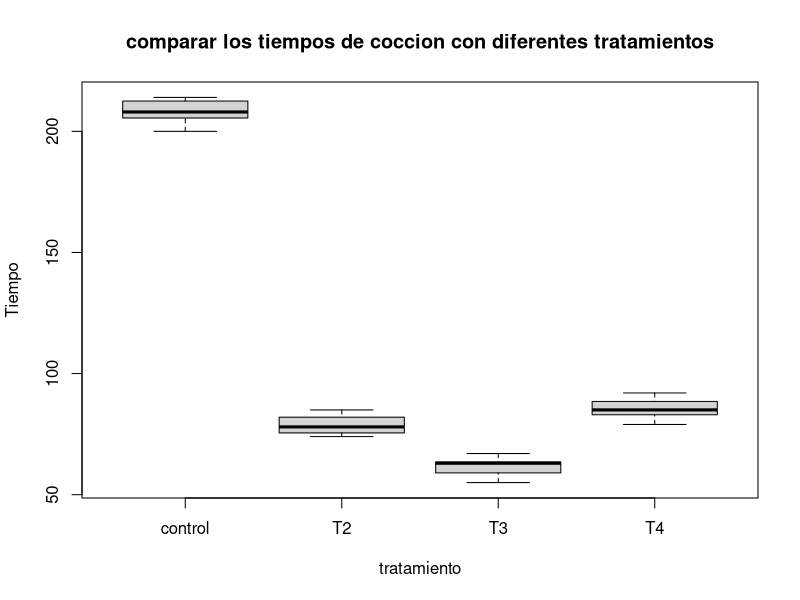
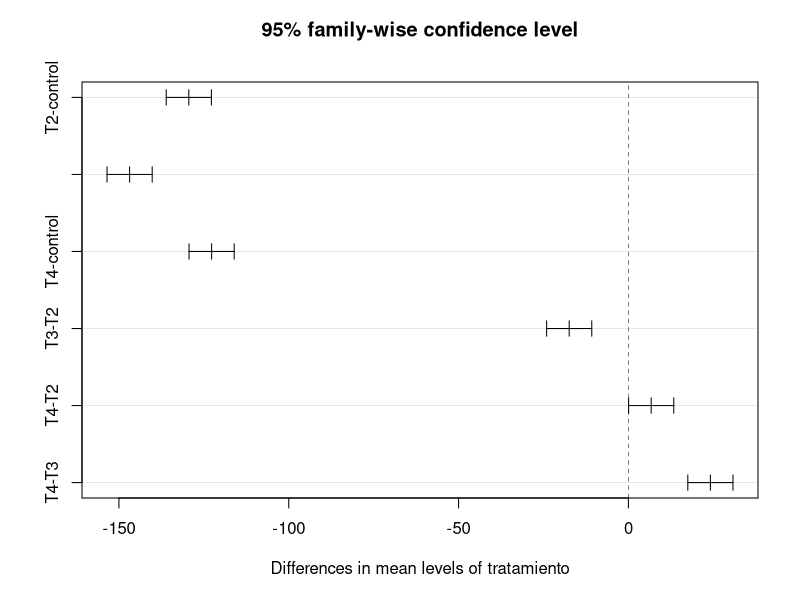
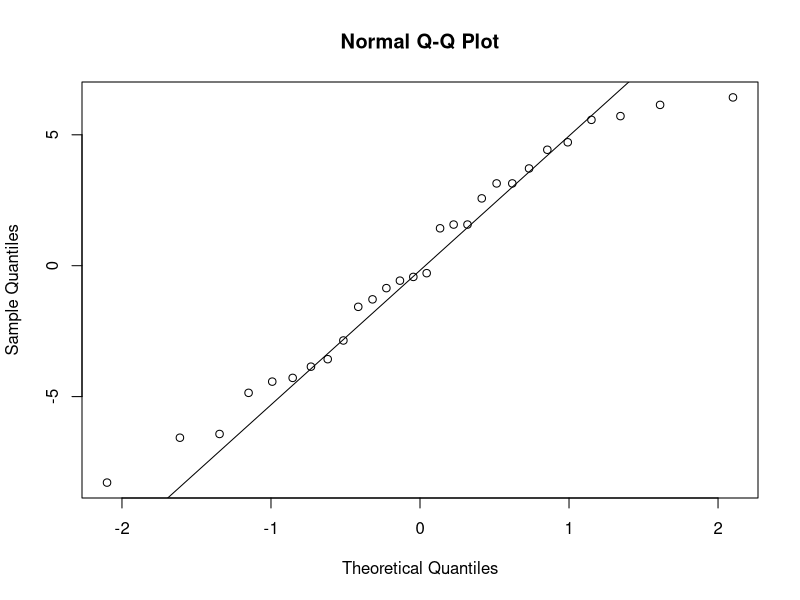
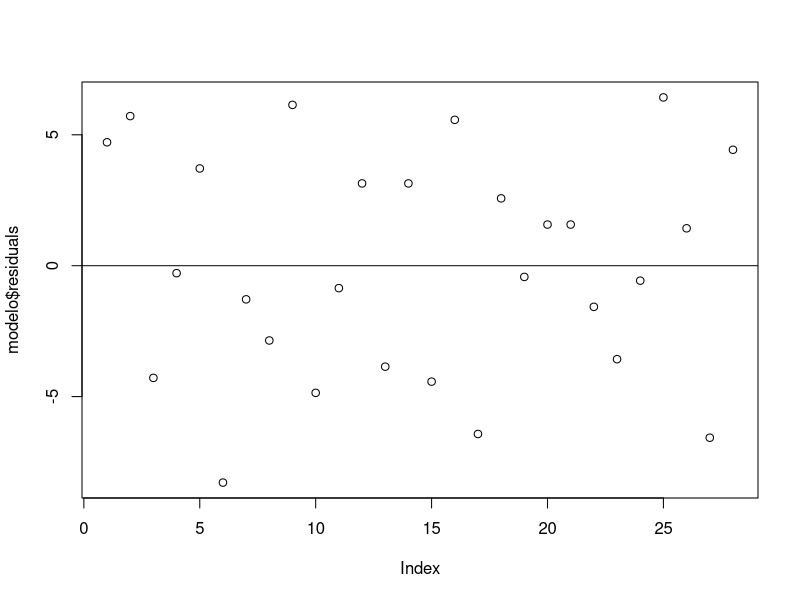
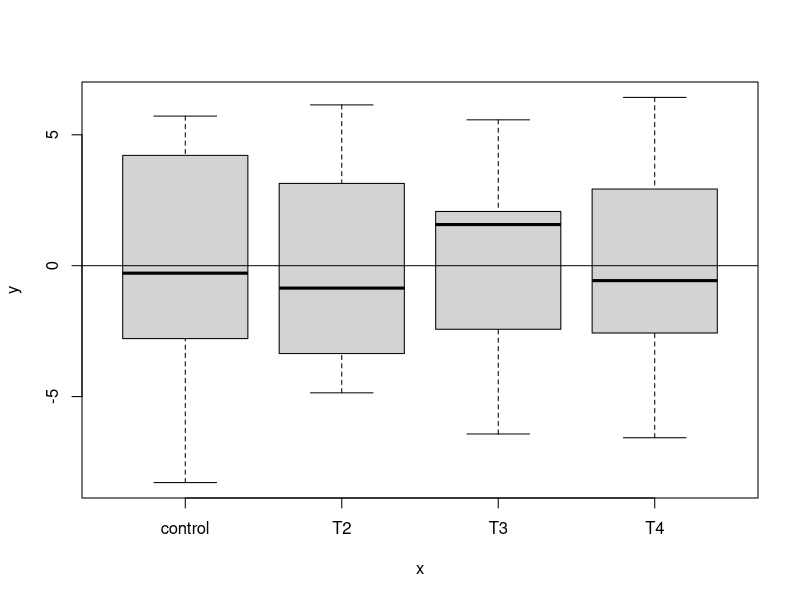
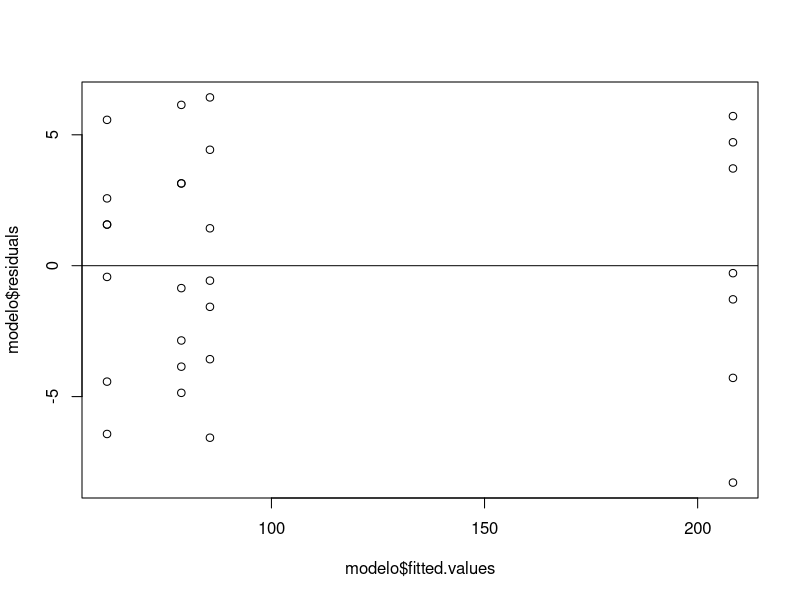

The R script that drew these images, in order:
setwd("C:/Users/GREG/Desktop/Diseno Experimental")

df=read.csv("Cap3Prob12.csv")
df

str(df)
df$tratamiento=factor(df$tratamiento)

boxplot(Tiempo~tratamiento,data=df,main="comparar los tiempos de coccion con diferentes tratamientos")

modelo=aov(Tiempo~tratamiento,data = df)
summary(modelo)

tk=TukeyHSD(modelo)
tk
plot(tk)

qqnorm(modelo$residuals)
qqline(modelo$residuals)

shapiro.test(modelo$residuals)

library(car)

leveneTest(df$Tiempo~df$tratamiento)

plot(modelo$residuals)
abline(h=0)

plot(df$tratamiento,modelo$residuals)
abline(h=0)

plot(modelo$fitted.values,modelo$residuals)
abline(h=0)